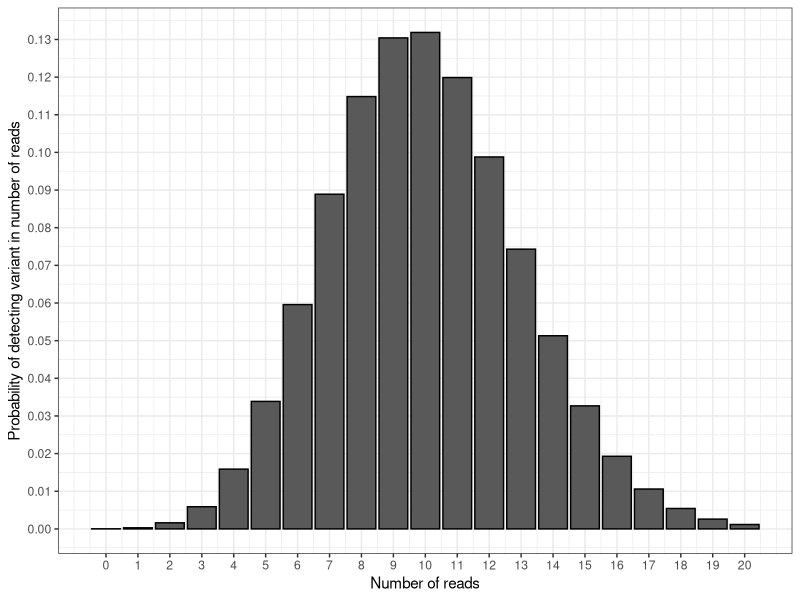
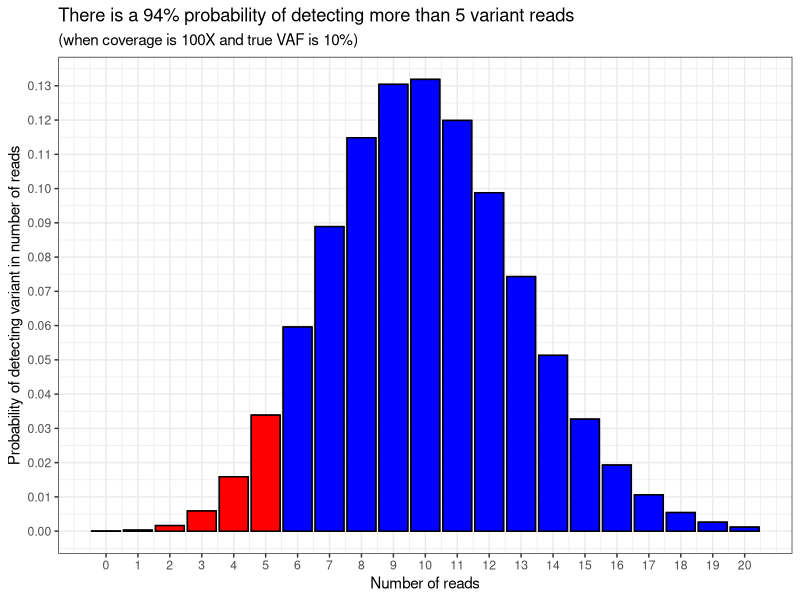
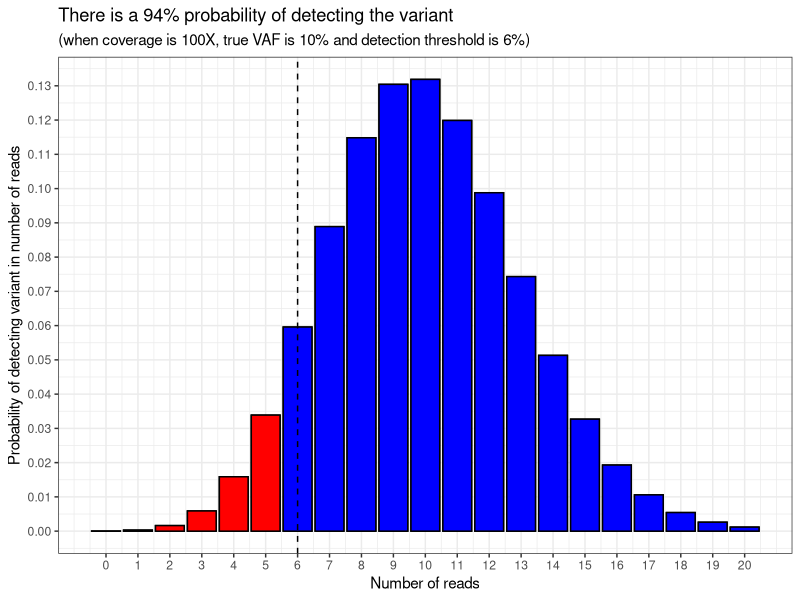
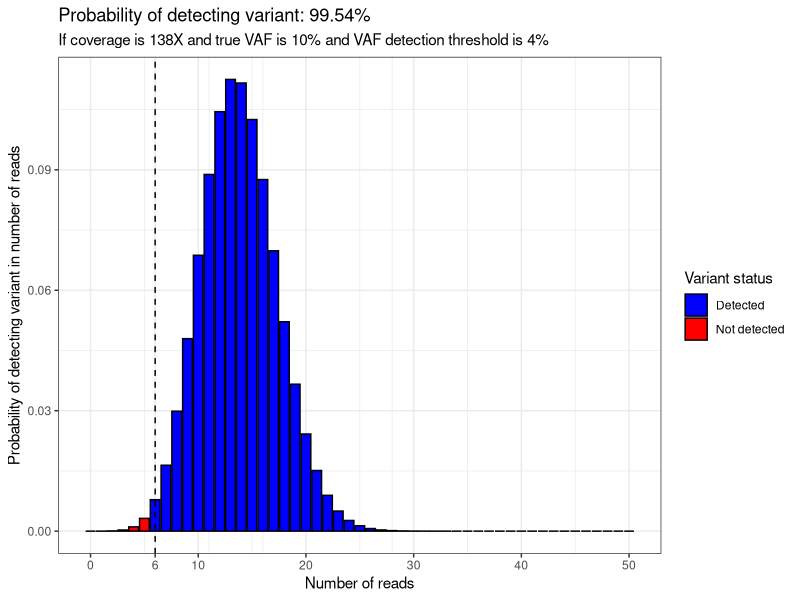
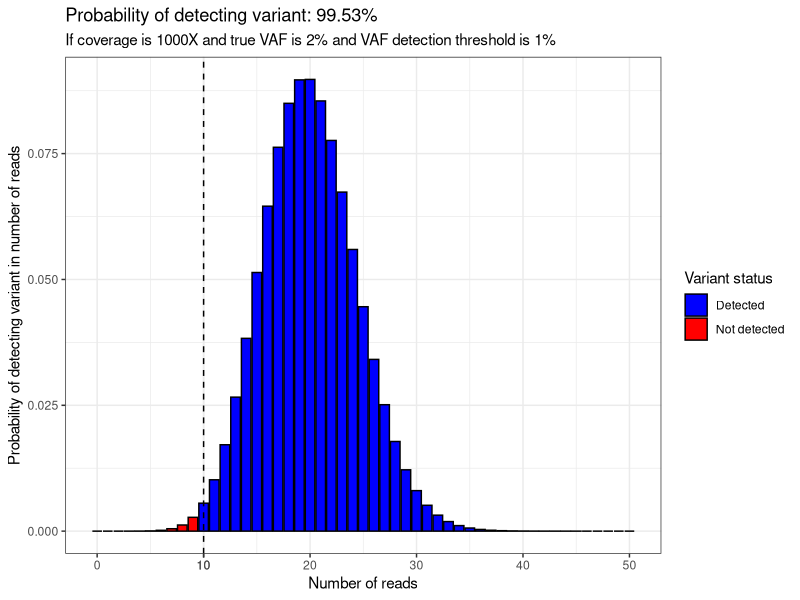

Generate these figures, in order, with R:
## ---- chunk 1
#| label: packages
#| include: FALSE

library(tidyverse)

## ---- chunk 2
#| label: dbinom-example-10
#| include: TRUE

dbinom(10, 100, 0.1)

## ---- chunk 3
#| label: dbinom-example-5
#| include: TRUE

dbinom(5, 100, 0.1)

## ---- chunk 4
#| label: fig-probability-density
#| fig-cap: "Probability density"
#| echo: TRUE

df_data_for_plot <- data.frame(
    n_reads = seq(0, 20)) |> 
    mutate(y_prob = dbinom(x = n_reads, 
                           size = 100, 
                           prob = 0.1))

plot_prob_density <- ggplot(df_data_for_plot, aes(x = n_reads, y = y_prob)) +
    geom_col(colour = "black") +
    theme_bw() +
  labs(x = "Number of reads",
       y = "Probability of detecting variant in number of reads") +
  scale_y_continuous(breaks = seq(0, 0.15, by = 0.01)) +
  scale_x_continuous(breaks = seq(0, 20, by = 1))

plot_prob_density

## ---- chunk 5
#| label: pbinom-example-5
#| include: TRUE

pbinom(5, 100, 0.1)

## ---- chunk 6
#| echo: FALSE

plot_prob_density_colour <- plot_prob_density +
  geom_col(data = df_data_for_plot |> 
             filter(n_reads <= 5),
           colour = "black", fill = "red") +
  geom_col(data = df_data_for_plot |> 
             filter(n_reads > 5),
           colour = "black", fill = "blue") 

plot_prob_density_colour +
  labs(title = paste0("There is a ", 
                      round((1-pbinom(5, 100, 0.1))*100, 0),
                      "% probability of detecting more than 5 variant reads"),
       subtitle = "(when coverage is 100X and true VAF is 10%)")

## ---- chunk 7
#| echo: FALSE

plot_prob_density_colour +
  labs(title = paste0("There is a ", 
                      round((1-pbinom(5, 100, 0.1))*100, 0),
                      "% probability of detecting the variant"),
       subtitle = "(when coverage is 100X, true VAF is 10% and detection threshold is 6%)") +
  geom_vline(xintercept = 6, linetype = "dashed")


## ---- chunk 8
#| include: TRUE

plot_read_distribution <- function(x_max = 50, coverage, vaf,
                                   calling_threshold) {
  
  
  number_of_reads_needed_to_call <- round(coverage*(calling_threshold/100), 0)
  
  number_of_reads_which_wont_call <- number_of_reads_needed_to_call-1
  
  probability_of_not_calling_variant <- pbinom(q = number_of_reads_which_wont_call,
                       size = coverage,
                       prob = vaf/100)
  
  probability_of_calling_variant <- 1-probability_of_not_calling_variant
  
  df_data_for_plot <- data.frame(
    n_reads = seq(0, x_max)) |> 
    mutate(y_prob = dbinom(x = n_reads, 
                           size = coverage, 
                           prob = vaf/100),
           status = case_when(
             n_reads >= number_of_reads_needed_to_call ~"Detected",
             n_reads < number_of_reads_needed_to_call ~"Not detected"))
  
  plot <- ggplot(df_data_for_plot, aes(x = n_reads, y = y_prob)) +
    geom_col(aes(fill = status), colour = "black") +
    scale_fill_manual(values = c("blue", "red")) +
    geom_vline(xintercept = number_of_reads_needed_to_call, 
               linetype = "dashed") +
    theme_bw() +
    scale_x_continuous(breaks = c(seq(0, x_max, by = 10),
                                  number_of_reads_needed_to_call)) +
    labs(x = "Number of reads",
         y = "Probability of detecting variant in number of reads",
         subtitle = paste0("If coverage is ", coverage, "X and true VAF is ", 
                           vaf,"% and VAF detection threshold is ",
                        calling_threshold, "%"),
         title = paste0("Probability of detecting variant: ",
                           round(probability_of_calling_variant*100, 2), "%"),
         fill = "Variant status")
  
  return(plot)
  
}

## ---- chunk 9
#| include: TRUE

plot_read_distribution(coverage = 138,
                       vaf = 10,
                       calling_threshold = 4)

## ---- chunk 10
#| include: TRUE

plot_read_distribution(coverage = 1000,
                       vaf = 2,
                       calling_threshold = 1)
